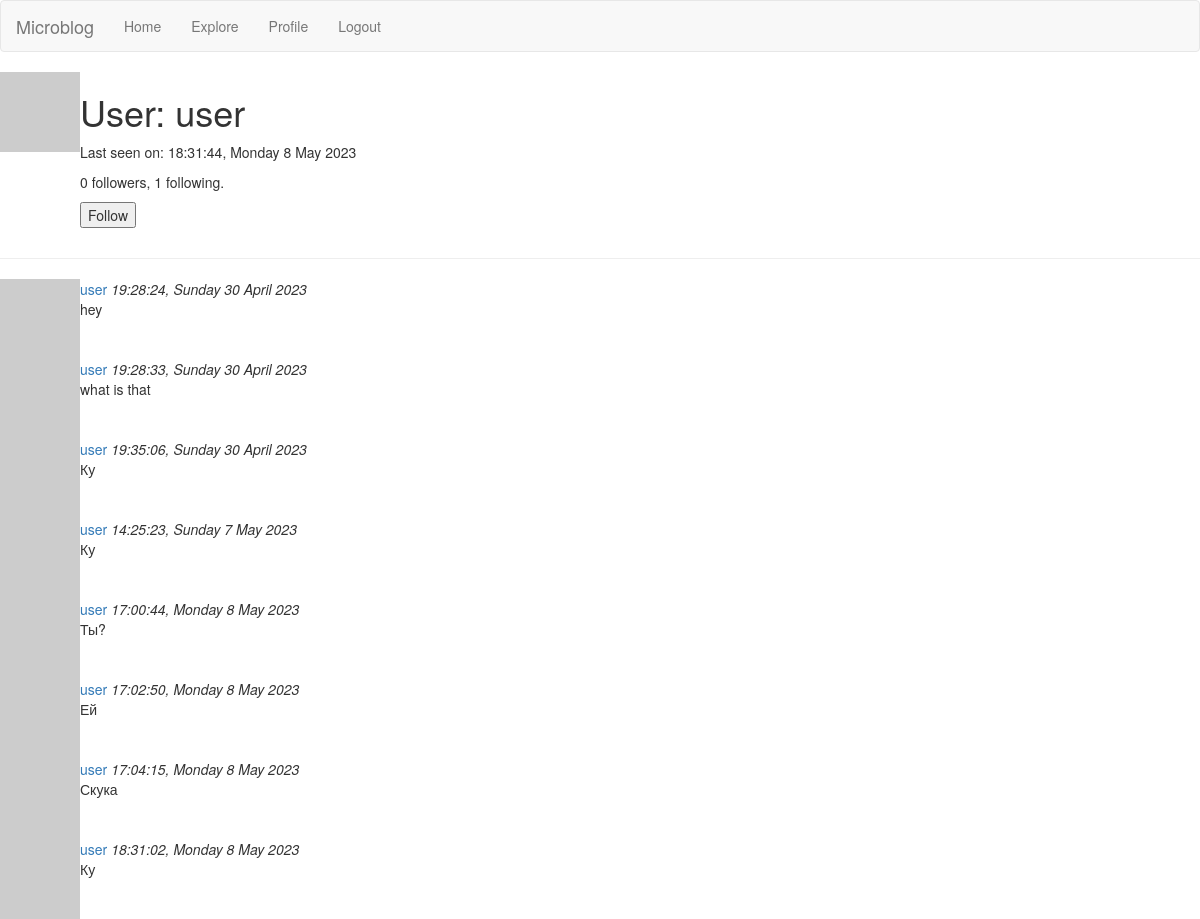
The page /user/user (signed in) on the database as committed earlier.
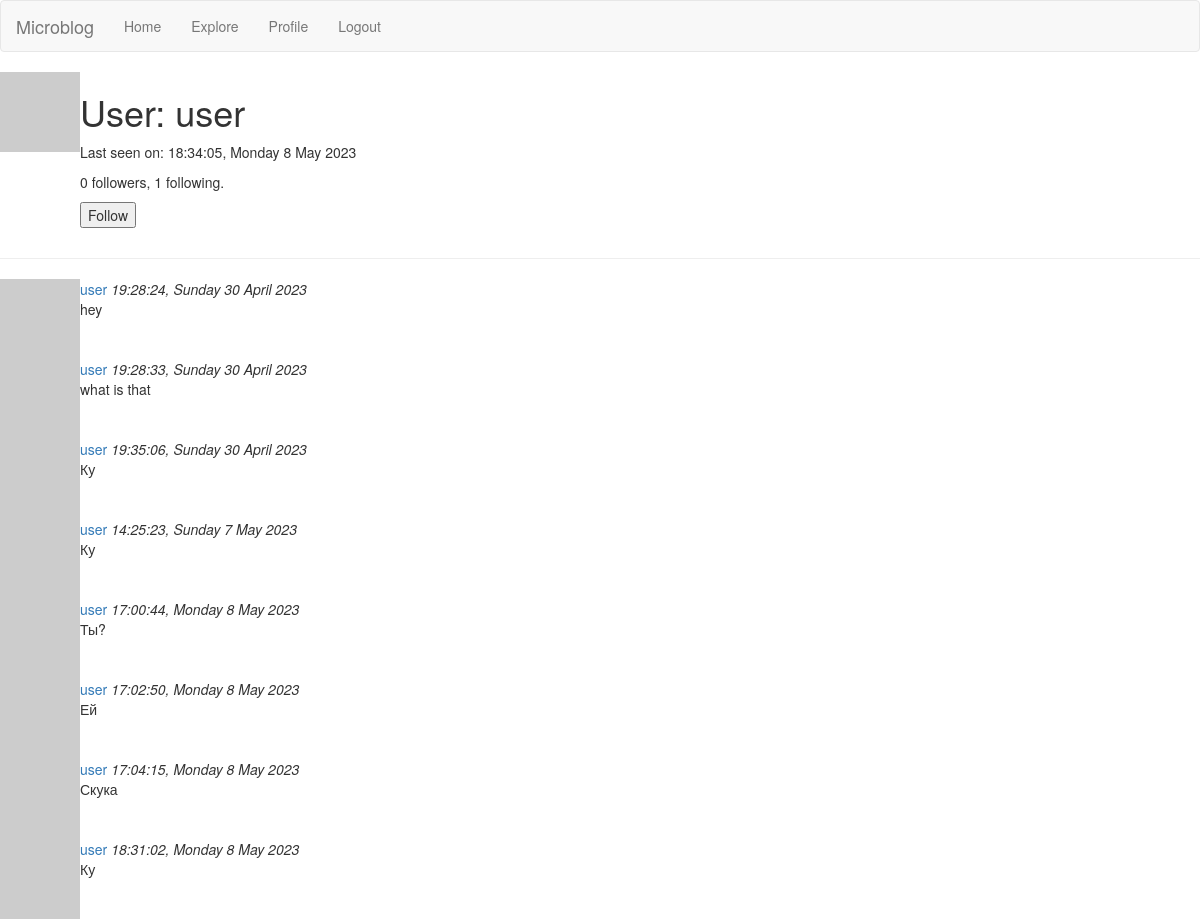
The same page on the database as committed later.
### app/models.py (models this page shows, shortened)
class User(UserMixin, db.Model):
    id = db.Column(db.Integer, primary_key=True)
    username = db.Column(db.String(64), index=True, unique=True)
    email = db.Column(db.String(120), index=True, unique=True)
    password_hash = db.Column(db.String(128))
    posts = db.relationship('Post', backref='author', lazy='dynamic')
    about_me = db.Column(db.String(140))
    last_seen = db.Column(db.DateTime, default=datetime.utcnow)
    followed = db.relationship(
        'User', secondary=followers,
        primaryjoin=(followers.c.follower_id == id),
        secondaryjoin=(followers.c.followed_id == id),
        backref=db.backref('followers', lazy='dynamic'), lazy='dynamic')
    def avatar(self, size):
        digest = md5(self.email.lower().encode('utf-8')).hexdigest()
        return 'https://www.gravatar.com/avatar/{}?d=identicon&s={}'.format(
            digest, size)
    def is_following(self, user):
        return self.followed.filter(
            followers.c.followed_id == user.id).count() > 0

class Post(db.Model):
    id = db.Column(db.Integer, primary_key=True)
    body = db.Column(db.String(140))
    timestamp = db.Column(db.DateTime, index=True, default=datetime.utcnow)
    user_id = db.Column(db.Integer, db.ForeignKey('user.id'))

### app/routes.py (the view)
@app.route('/user/<username>')
@login_required
def user(username):
    user = User.query.filter_by(username=username).first_or_404()
    page = request.args.get('page', 1, type=int)
    posts = user.posts.order_by(Post.timestamp.asc()).paginate(
        page=page, per_page=app.config['POSTS_PER_PAGE'], error_out=False)
    next_url = url_for('user', username=user.username, page=posts.next_num) \
        if posts.has_next else None
    prev_url = url_for('user', username=user.username, page=posts.prev_num) \
        if posts.has_prev else None
    form = EmptyForm()
    return render_template('user.html', user=user, posts=posts.items,
                           next_url=next_url, prev_url=prev_url, form=form)

### app/forms.py
class EmptyForm(FlaskForm):
    submit = SubmitField('Submit')

### app/models.py (called while the page is built)
@login.user_loader
def load_user(id):
    return User.query.get(int(id))

### app/routes.py (called while the page is built)
@app.before_request
def before_request():
    if current_user.is_authenticated:
        current_user.last_seen = datetime.utcnow()
        db.session.commit()

### app/templates/user.html (shortened to what this page needs)
{% extends "base.html" %}
{% block content %}
    <table>
        <tr valign="top">
            <td><img src="{{ user.avatar(128) }}"></td>
            <td>
                <h1>User: {{ user.username }}</h1>
                    {% if user.last_seen %}
                        <p>Last seen on: {{ moment(user.last_seen).format('H:mm:ss,  dddd D MMMM YYYY') }}</p>
                    {% endif %}
                    <p>{{ user.followers.count() }} followers, {{ user.followed.count() }} following.</p>
                    {% if user == current_user %}
                    <p><a href="{{ url_for('edit_profile') }}">Edit your profile</a></p>
                    {% elif not current_user.is_following(user) %}
                    <p>
                        <form action="{{ url_for('follow', username=user.username) }}" method="post">
                            {{ form.submit(value='Follow') }}
                        </form>
                    </p>
                {% endif %}
            </td>
        </tr>
    </table>
    <hr>
    {% for post in posts %}
        {% include '_post.html' %}
    {% endfor %}
{% endblock %}

### app/templates/base.html (shortened to what this page needs)
{% extends 'bootstrap/base.html' %}
{% block navbar %}
{% if not current_user.is_anonymous %}
    <nav class="navbar navbar-default">
        <div class="container-fluid">
            <div class="navbar-header">
                <a href="{{ url_for('index') }}" class="navbar-brand">Microblog</a>
              </div>
          <div class="collapse navbar-collapse">
              <ul class="nav navbar-nav">
                      <li>
                          <a href="{{ url_for('index') }}" role="button">Home</a>
                      </li>
                      <li>
                          <a href="{{ url_for('explore') }}" role="button">Explore</a>
                      </li>
                      <li>
                          <a href="{{ url_for('user', username=current_user.username) }}" role="button">Profile</a>
                      </li>
                      <li>
                          <a href="{{ url_for('logout') }}" role="button">Logout</a>
                      </li>
                  </ul>
          </div>
        </div>
    </nav>
{% endif %}
{% endblock %}

### app/templates/_post.html (shortened to what this page needs)
 <table class="messageTable">
        <tr valign="top">
            <td>
                <a href="{{ url_for('user', username=post.author.username) }}">
                    <img src="{{ post.author.avatar(36) }}" />
                </a>
            </td>
            <td>
                <a href="{{ url_for('user', username=post.author.username) }}">
                    {{ post.author.username }}
                </a>
                <i>{{ moment(post.timestamp).format('H:mm:ss,  dddd D MMMM YYYY') }}</i>
                <br>
                {{ post.body }}
            </td>
        </tr>
</table>

Rows that differ between the two databases and show on the page:
changed User "user": last_seen "18:31:44, Monday 8 May 2023" → "18:34:05, Monday 8 May 2023"
